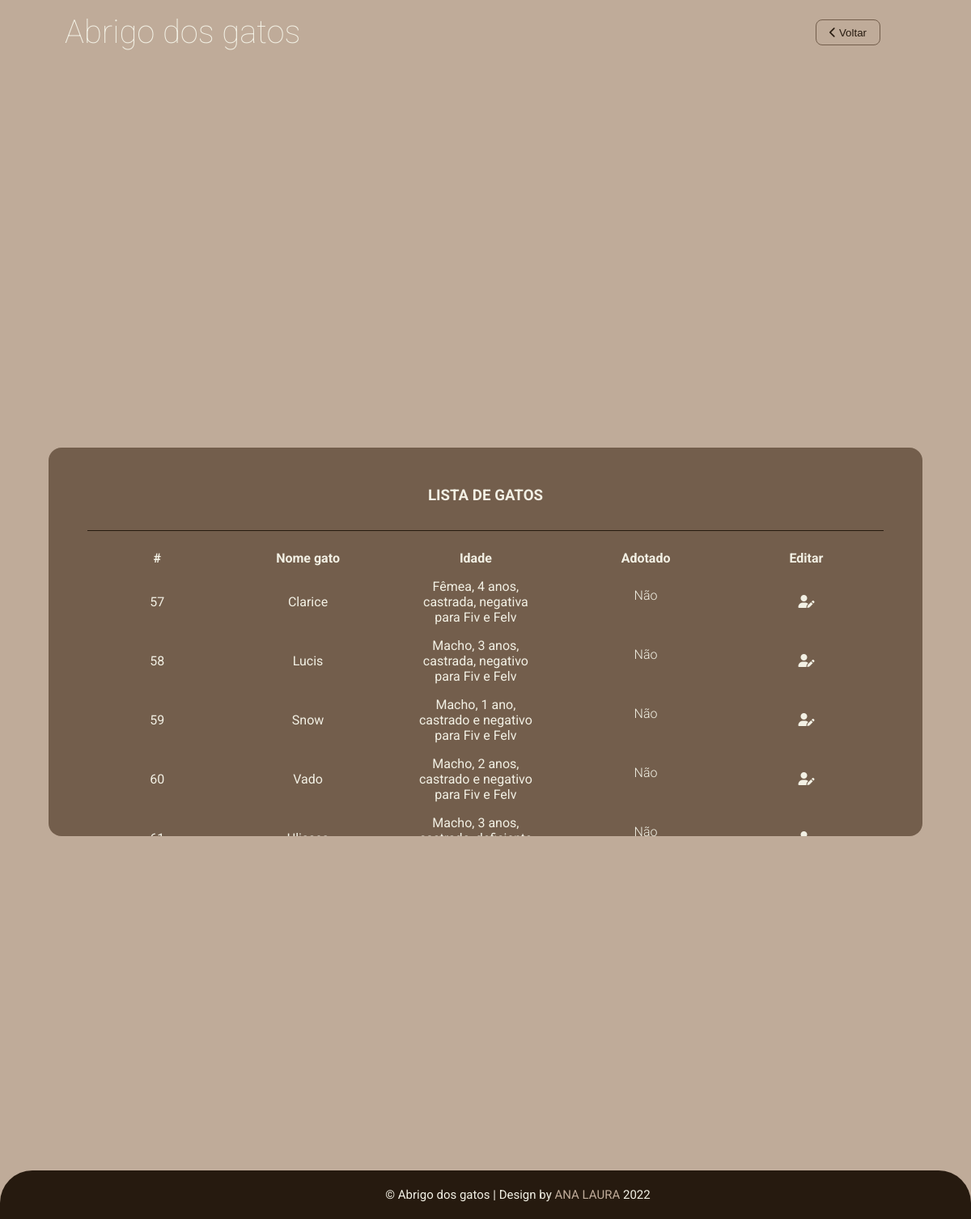
The page /admin/tabelas/tabela_gatos.php (signed in) on the database as committed earlier.
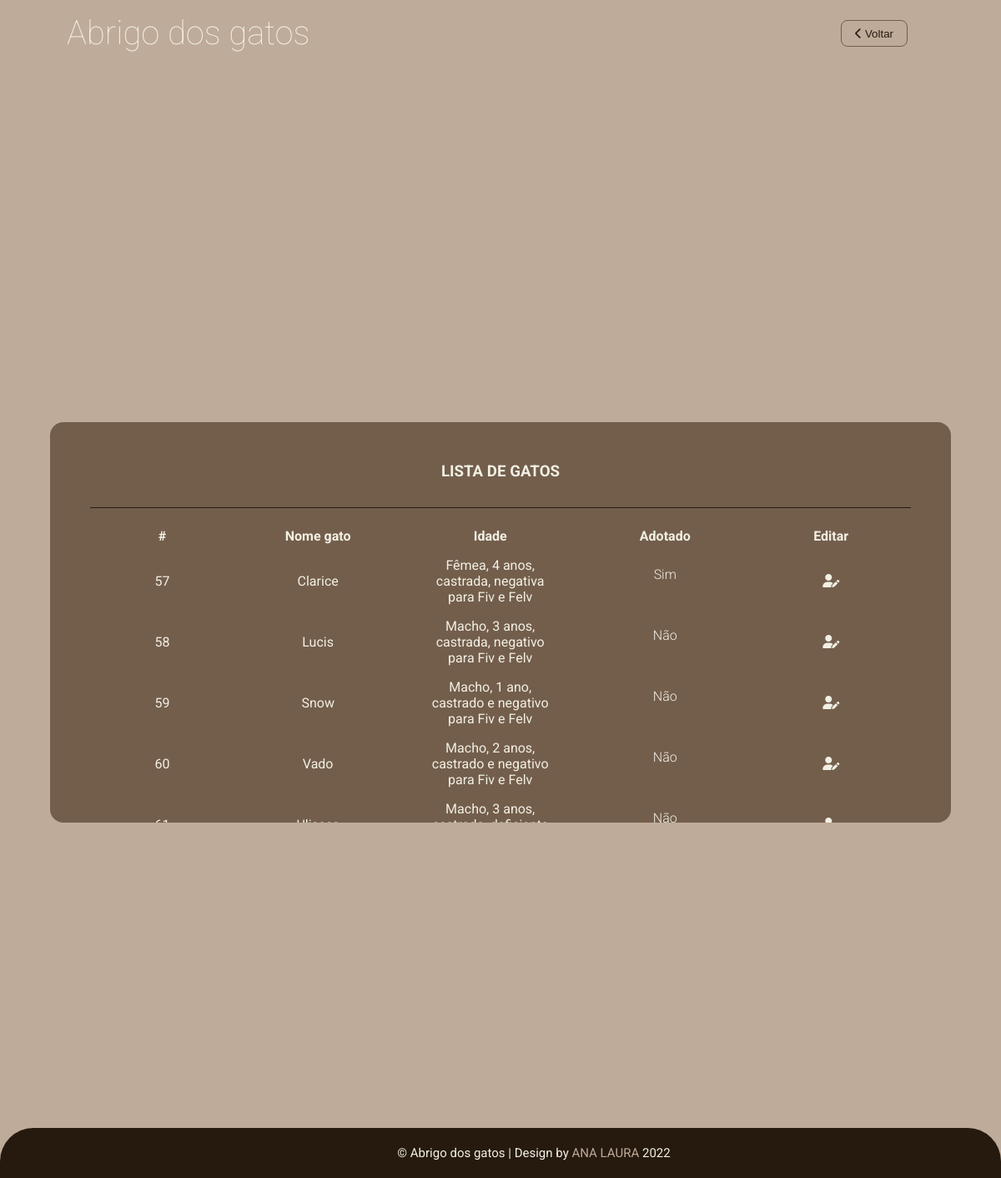
The same page on the database as committed later.
### tables this page shows
CREATE TABLE IF NOT EXISTS `gato` (
  `id_gato` int(11) NOT NULL AUTO_INCREMENT,
  `nome` varchar(50) NOT NULL,
  `descricao` text NOT NULL,
  `adotado` bit(1) NOT NULL,
  `img` varchar(255) NOT NULL,
  PRIMARY KEY (`id_gato`)
);

### admin/tabelas/tabela_gatos.php (the view, shortened to what this page needs)
<!DOCTYPE html>
<html lang="pt-br">
<head>
    <link rel="stylesheet" href="../../css/style.css">
    <link rel="stylesheet" href="https://cdnjs.cloudflare.com/ajax/libs/font-awesome/6.1.2/css/all.min.css" />
</head>
<body id="adm">
    <header class="header-adm">
        <span>
            <a href="../index.php">Abrigo dos gatos</a>
        </span>
        <a href="../painel.php"><button class="sair"><i class="fa-solid fa-chevron-left"></i> Voltar</button></a>
    </header>
    <div class="tabela">
        <h3>Lista de Gatos</h3>
        <table>
            <thead>
                <tr>
                    <th class="opcao">#</th>
                    <th>Nome gato</th>
                    <th>Idade</th>
                    <th>Adotado</th>
                    <th>Editar</th>
                </tr>
            </thead>
            <tbody>
                <?php
                    require_once '../../lib/conn.php';
                    $sql = "SELECT * FROM gato ORDER BY id_gato ASC";
                    $stmt = $conn->query($sql);
                    $gatos = $stmt->fetchAll(PDO::FETCH_OBJ);
                    foreach ($gatos as $gato) {
                        ?>
                    <tr>
                        <td class="id"><?= $gato->id_gato ?></td>
                        <td><?= $gato->nome ?></td>
                        <td><?= $gato->descricao ?></td>
                        <td>
                            <?php
                                if($gato->adotado == 0) {
                            ?>
                                <p>Sim</p>
                            <?php
                                } else {
                            ?>
                                <p>Não</p>
                            <?php
                                }
                            ?>
                        </td>
                        <td><a href="../editar_gato.php"><i class="fa-solid fa-user-pen"></i></a></td>
                    </tr>
                <?php
                    }
                ?>
            </tbody>
        </table>
    </div>
    <footer id="footer-adm">
        <div id="baixo">
			<div class="centro">
				<span class="credito">&copy; Abrigo dos gatos |</span>
				<span>Design by <a href="#">ANA LAURA </a>2022</span>
			</div>
		</div>
    </footer>
</body>
</html>

Rows that differ between the two databases and show on the page:
changed gato "Clarice": adotado "Não" → "Sim"
